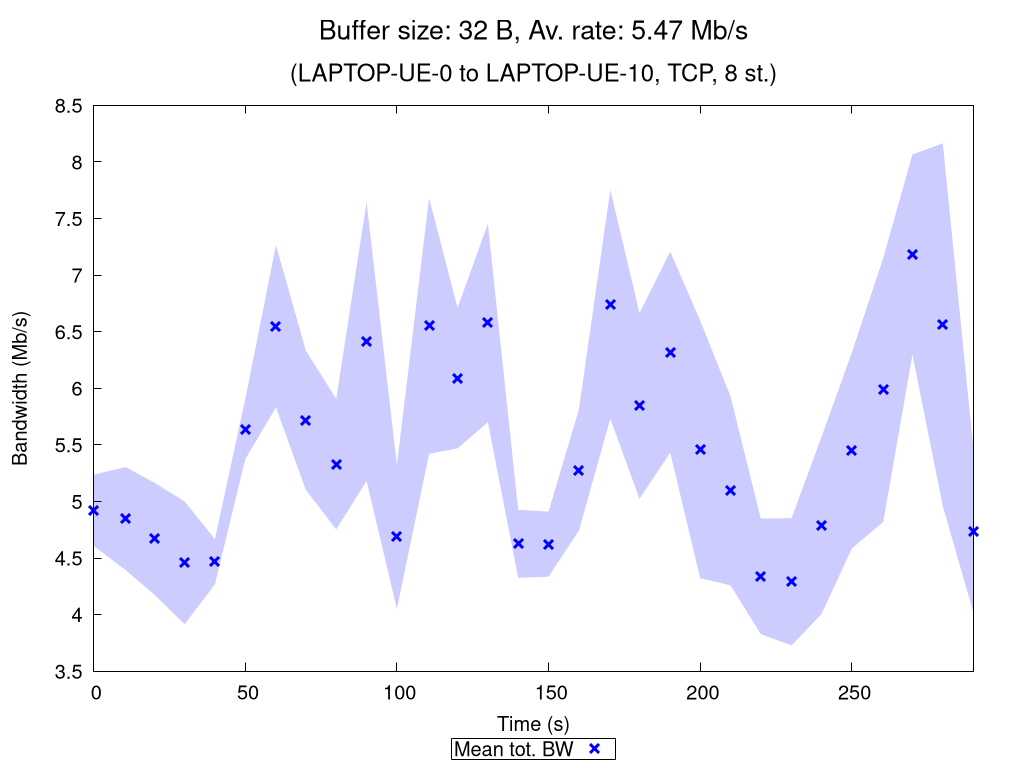

This chart was generated by the following gnuplot code:
set terminal pngcairo nocrop enhanced size 1024,768 font "Verdana,15"
set output "TCP_8_st_2020_11_17_13-00-49_one2two_00032B.png"

set title "{/=20 Buffer size: 32 B, Av. rate: 5.47 Mb/s}\n\n{/=18 (LAPTOP-UE-0 to LAPTOP-UE-10, TCP, 8 st.)}"

set xlabel "Time (s)"
set ylabel "Bandwidth (Mb/s)"
set ytics nomirror
set key bmargin center horizontal box samplen 1 width -1
set bmargin 4.6
set rmargin 4.5

rf = 1000000.0  # rate factor
set style fill transparent solid 0.2 noborder
set autoscale xfix
plot "TCP_8_st_2020_11_17_13-00-49_one2two_00032B_iperf_processed.dat" using 1:($2/rf-$3/rf):($2/rf+$3/rf) with filledcurves lc rgb "blue" notitle, \
     "" using 1:($2/rf) with points pt 2 ps 1.5 lw 3 lc rgb "blue" title "Mean tot. BW", \
